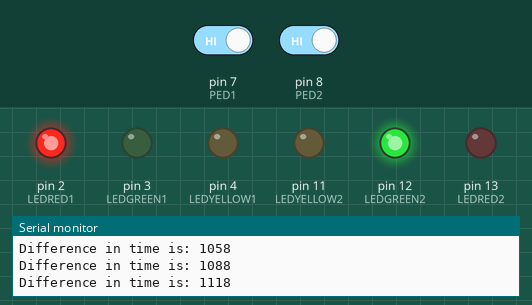
This sketch was run on a simulated Arduino Uno, built with avr-gcc and run on an emulated ATmega328P. Shown: output pins drawn as LEDs (lit = HIGH), the last lines printed to the serial monitor. Inputs (shaded band) come from the test bench; at power-on: pin 8 (PED2) HIGH, pin 7 (PED1) HIGH.

Above: at 1.2 s.
1.3 s: pin 8 (PED2) driven LOW
At 3.3 s:
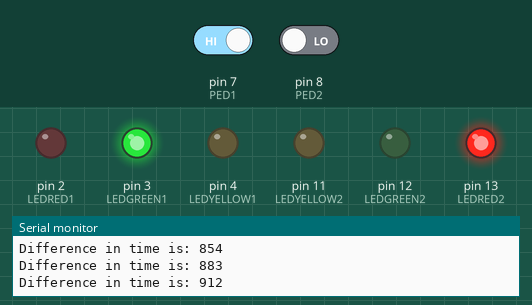
3.8 s: pin 7 (PED1) driven LOW
At 4.6 s:
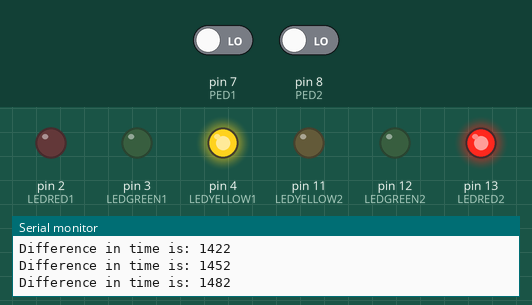
6.8 s: pin 7 (PED1) driven HIGH
At 7.2 s:
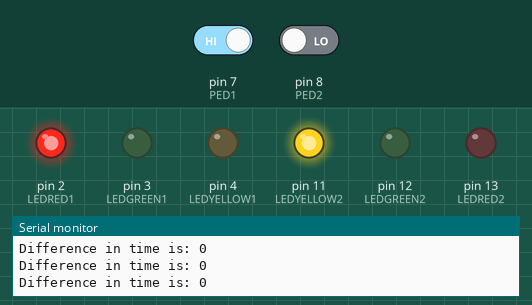
9.8 s: pin 7 (PED1) driven LOW and pin 8 (PED2) driven HIGH
At 11.2 s:
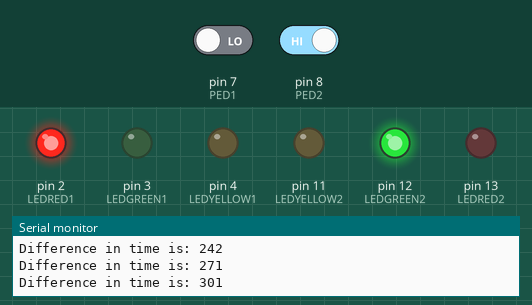
Timing chart, 0 to 17.4 s (numbered marks = the images above; inputs shaded):
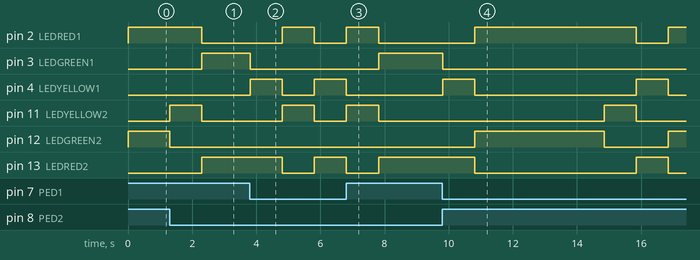

The sketch:

traffic_light.ino
```cpp
//Coded by: Vision Poudel
//R-number: R11596332
//Subject: CS-4331-001 (Embedded Systems)
//Assignment 2: Traffic Light Controller with Arduio

//the pins representing LEDS on North
const int LEDRED1= 2;
const int LEDGREEN1= 3;
const int LEDYELLOW1= 4;

//the pins representing LEDS on East
const int LEDRED2= 13;
const int LEDGREEN2= 12;
const int LEDYELLOW2= 11;

//pedestrian buttons
const int PED1= 7;
const int PED2= 8;

//delay time for green light to yellow
const long delay_time = 4000;
//variables holding time values
unsigned long newtime;
unsigned long oldtime;

void setup() {
  //traffic lights LEDs set as output
  pinMode(LEDRED1,OUTPUT);
  pinMode(LEDGREEN1,OUTPUT);
  pinMode(LEDYELLOW1,OUTPUT);
  pinMode(LEDRED2,OUTPUT);
  pinMode(LEDGREEN2,OUTPUT);
  pinMode(LEDYELLOW2,OUTPUT);
  Serial.begin(9600);
  //pedestrian buttons as inputs
  pinMode(PED1,INPUT);
  pinMode(PED2,INPUT);
}

void loop() {
    digitalWrite(LEDRED1, HIGH);
    digitalWrite(LEDGREEN2, HIGH);
    //records current time
    newtime = millis();
    oldtime = millis();

    //the loop runs while the difference is below or equal to delay time=4000 ms
    while ( (newtime-oldtime) <= delay_time){
      newtime = millis();
      Serial.print("Difference in time is: ");  //just checking the output
      Serial.println(newtime-oldtime);
      if (digitalRead(PED2) == LOW){  //if the button is pressed get out of loop
        break;
      }
    }
    digitalWrite(LEDGREEN2, LOW);
    digitalWrite(LEDYELLOW2, HIGH);
    delay(1000);
    digitalWrite(LEDYELLOW2, LOW);
    digitalWrite(LEDRED1, LOW);
    digitalWrite(LEDRED2, HIGH);
    digitalWrite(LEDGREEN1, HIGH);
    //update values of time
    newtime = millis();
    oldtime = millis();

    while ( (newtime-oldtime) <= delay_time){
      newtime = millis();
      Serial.print("Difference in time is: ");
      Serial.println(newtime-oldtime);
      if (digitalRead(PED1) == LOW){
        break;
      }
    }
    digitalWrite(LEDGREEN1, LOW);
    digitalWrite(LEDYELLOW1, HIGH);
    delay(1000);
    digitalWrite(LEDYELLOW1, LOW);
    digitalWrite(LEDRED2, LOW);
}
```

Measured:
- after the input at 1.3 s, pin 2 (LEDRED1): HIGH → LOW after 1.0 s; pin 3 (LEDGREEN1), pin 13 (LEDRED2): LOW → HIGH after 1.0 s; pin 11 (LEDYELLOW2): LOW → HIGH at once, → LOW 1.0 s later; pin 12 (LEDGREEN2): HIGH → LOW at once
- after the input at 3.8 s, pin 2 (LEDRED1), pin 11 (LEDYELLOW2): LOW → HIGH after 1.0 s, → LOW 1.0 s later; pin 3 (LEDGREEN1): HIGH → LOW after 0.01 s instead of 2.5 s; pin 4 (LEDYELLOW1): LOW → HIGH after 0.01 s instead of 2.5 s; pin 13 (LEDRED2): HIGH → LOW after 1.0 s, → HIGH 1.0 s later
- after the input at 6.8 s, pin 2 (LEDRED1), pin 11 (LEDYELLOW2): goes on until 7.8 s, then stays LOW; pin 3 (LEDGREEN1): LOW → HIGH after 1.0 s; pin 4 (LEDYELLOW1): goes on until 6.8 s, then stays LOW; pin 13 (LEDRED2): goes on until 7.8 s, then stays HIGH
- after the input at 9.8 s, pin 12 (LEDGREEN2): LOW → HIGH after 1.0 s, → LOW 4.0 s later, → HIGH 2.0 s later
